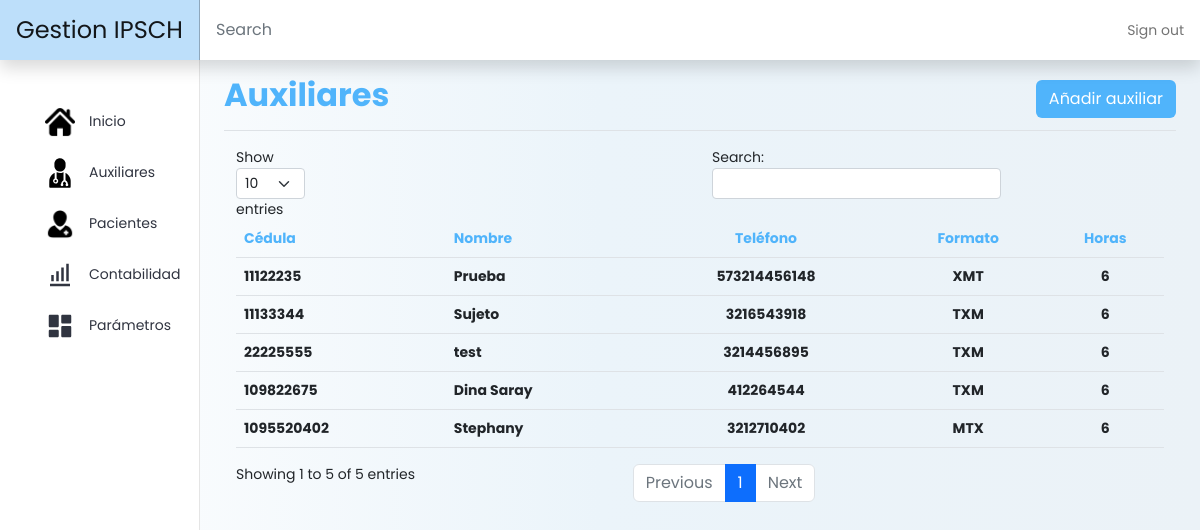
Before: /proyecto/view/auxiliares/auxiliares.php with the older database file.
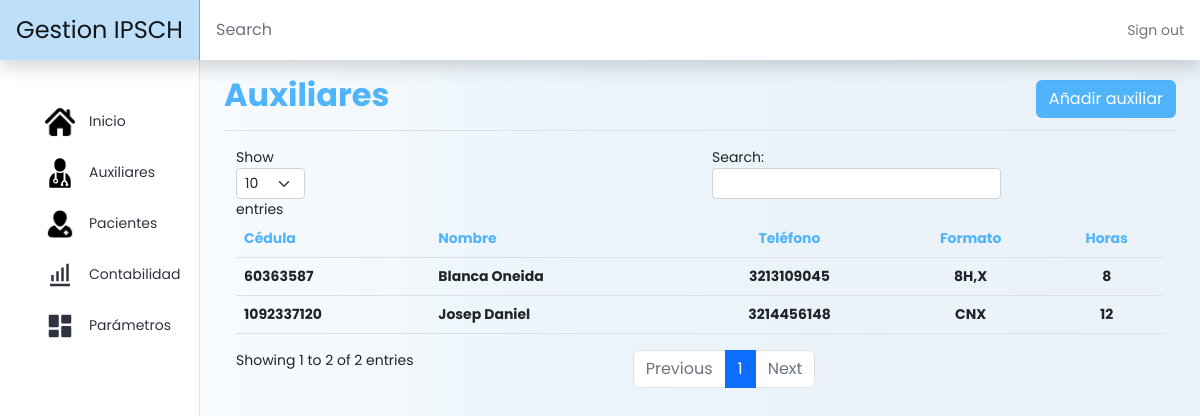
After: the same page with the newer database file.
### tables this page shows
CREATE TABLE `auxiliar` (
  `Cédula` int(11) NOT NULL,
  `Nombre` varchar(60) NOT NULL,
  `Teléfono` bigint(20) NOT NULL,
  `Formato` varchar(10) NOT NULL,
  `Horas` int(11) NOT NULL,
  `Estado` varchar(15) NOT NULL,
  `Salario_básico` bigint(11) NOT NULL,
  `Auxilio_transporte` bigint(11) NOT NULL,
  `Poliza_Fepazde` bigint(20) NOT NULL,
  `Bonificación_PTEVM` bigint(20) NOT NULL
);

### proyecto/view/auxiliares/auxiliares.php (the view, shortened to what this page needs)
<!doctype html>
<html lang="en">
<head>
  <link rel="stylesheet" href="https://cdn.jsdelivr.net/npm/bootstrap-icons@1.9.1/font/bootstrap-icons.css">
  <link rel="stylesheet" href="../../estilos.css">
  <link href="https://cdn.jsdelivr.net/npm/bootstrap@5.2.2/dist/css/bootstrap.min.css" rel="stylesheet">
  <link href="../../../assets/dist/css/bootstrap.min.css" rel="stylesheet">
  <link href="dashboard.css" rel="stylesheet">
</head>
<body>
  <header class="navbar navbar-light sticky-top flex-md-nowrap p-0 shadow" style="background-color: #fff;">
    <a class="navbar-brand col-md-3 col-lg-2 me-0 px-3 fs-4" href="#" style="background-color: #bddffa;">Gestion IPSCH</a>
    <input class="form-control form-control-dark w-100 rounded-0 border-0" type="text" placeholder="Search" aria-label="Search">
    <div class="navbar-nav">
      <div class="nav-item text-nowrap">
        <a class="nav-link px-3" href="../../../index.html">Sign out</a>
      </div>
    </div>
  </header>
  <div class="container-fluid">
    <div class="row">
      <nav id="sidebarMenu" class="col-md-3 col-lg-2 d-md-block bg-white sidebar collapse">
        <div class="position-sticky pt-3 sidebar-sticky">
          <ul class="nav flex-column">
            <li class="py-3"></li>
            <li class="list__item">
              <div class="list__button">
                <img src="../../../assets/home.png" style="width: 30px;" class="list__img">
                <a href="../../inicio.php" class="nav__link">Inicio</a>
              </div>
            </li>
            <li class="list__item">
              <div class="list__button">
                <img src="../../../assets/medico.svg" style="width: 30px;" class="list__img">
                <a href="auxiliares.php" class="nav__link">Auxiliares</a>
              </div>
            </li>
            <li class="list__item">
              <div class="list__button">
                <img src="../../../assets/patient.png" style="width: 30px;" class="list__img">
                <a href="../pacientes/pacientes.php" class="nav__link">Pacientes</a>
              </div>
            </li>
            <li class="list__item">
              <div class="list__button">
                <img src="../../../assets/stats.svg" style="width: 30px;" class="list__img">
                <a href="#" class="nav__link">Contabilidad</a>
              </div>
            </li>
            <li class="list__item list__item--click">
              <div class="list__button list__button--click">
                <img src="../../../assets/dashboard.svg" style="width: 30px;" class="list__img">
                <a href="#" class="nav__link">Parámetros</a>
              </div>
            </li>
          </ul>
        </div>
      </nav>
      <main class="col-md-9 ms-sm-auto col-lg-10 px-md-4">
        <div class="d-flex justify-content-between flex-wrap flex-md-nowrap align-items-center pt-3 pb-2 mb-3 border-bottom">
          <h1 class="h2" style="color: #50b4fb; font-weight: bolder;">Auxiliares</h1>
          <div class="btn-toolbar mb-2 mb-md-0">
            <div>
              <div>
                <a href="registrar_auxiliar.php"><button class="btn text-white" style="background-color: #50b4fb;">Añadir auxiliar</button></a>
              </div>
            </div>
          </div>
        </div>
        <div class="container">
          <div class="table-responsive">
            <table class="table" id="example">
              <thead>
                <tr>
                  <th style="color: #50b4fb;">Cédula</th>
                  <th style="color: #50b4fb;">Nombre</th>
                  <th class="text-center" style="color: #50b4fb;">Teléfono</th>
                  <th class="text-center" style="color: #50b4fb;">Formato</th>
                  <th class="text-center" style="color: #50b4fb;">Horas</th>
                </tr>
              </thead>
              <tbody>
                <?php
                $sql = $bd->query("SELECT * FROM auxiliar");
                $rsql = $sql->fetchall(PDO::FETCH_OBJ);
                foreach ($rsql as $datos) {
                ?>
                  <tr>
                    <th><?php echo $datos->Cédula ?></th>
                    <th><?php echo $datos->Nombre ?></th>
                    <th class="text-center"><?php echo $datos->Teléfono ?></th>
                    <th class="text-center"><?php echo $datos->Formato ?></th>
                    <th class="text-center"><?php echo $datos->Horas ?></th>
                  </tr>
                <?php
                }
                ?>
              </tbody>
            </table>
          </div>
        </div>
      </main>
    </div>
  </div>
</body>
</html>

### proyecto/estilos.css (style rules this page uses)
* { margin: 0; padding: 0; box-sizing: border-box; }
body { background: #EAEBEF; font-family: 'Poppins', sans-serif; }
.nav { width: 300px; }
.nav__link { color: #303440; display: block; padding: 15px 0; text-decoration: none; }
.list__item { list-style: none; width: 100%; text-align: center; overflow: hidden; }
.list__item--click { cursor: pointer; }
.list__button { display: flex; align-items: center; gap: 1em; width: 70%; margin: 0 auto; }

### proyecto/view/auxiliares/dashboard.css (style rules this page uses)
body { font-size: .875rem; background: linear-gradient(to left, #ebf2f7,#ebf4fa,#ffffff) }
.sidebar { position: fixed; top: 0; bottom: 0; left: 0; z-index: 100; padding: 48px 0 0; box-shadow: inset -1px 0 0 rgba(0, 0, 0, .1); }
.sidebar-sticky { height: calc(100vh - 48px); overflow-x: hidden; overflow-y: auto; }
.navbar-brand { padding-top: .75rem; padding-bottom: .75rem; background-color: rgba(0, 0, 0, .25); box-shadow: inset -1px 0 0 rgba(0, 0, 0, .25); }
.navbar .form-control { padding: .75rem 1rem; }
.form-control-dark { color: #fff; background-color: rgba(255, 255, 255, .1); border-color: rgba(255, 255, 255, .1); }

### proyecto/view/auxiliares/auxiliares.php (style rules this page uses)
body { font-family: 'Poppins', sans-serif; }

Changed rows visible on the page:
removed auxiliar: Cédula "11122235", Nombre "Prueba", Teléfono "573214456148", Formato "XMT", Horas "6"
removed auxiliar: Cédula "11133344", Nombre "Sujeto", Teléfono "3216543918", Formato "TXM", Horas "6"
removed auxiliar: Cédula "22225555", Nombre "test", Teléfono "3214456895", Formato "TXM", Horas "6"
removed auxiliar: Cédula "109822675", Nombre "Dina Saray", Teléfono "412264544", Formato "TXM", Horas "6"
removed auxiliar: Cédula "1095520402", Nombre "Stephany", Teléfono "3212710402", Formato "MTX", Horas "6"
added auxiliar: Cédula "60363587", Nombre "Blanca Oneida", Teléfono "3213109045", Formato "8H,X", Horas "8"
added auxiliar: Cédula "1092337120", Nombre "Josep Daniel", Teléfono "3214456148", Formato "CNX", Horas "12"
Other visible differences:
text written by a page script: "Show entries Search: Showing 1 to 5 of 5 entries Previous 1 Next" → "Show entries Search: Showing 1 to 2 of 2 entries Previous 1 Next"
